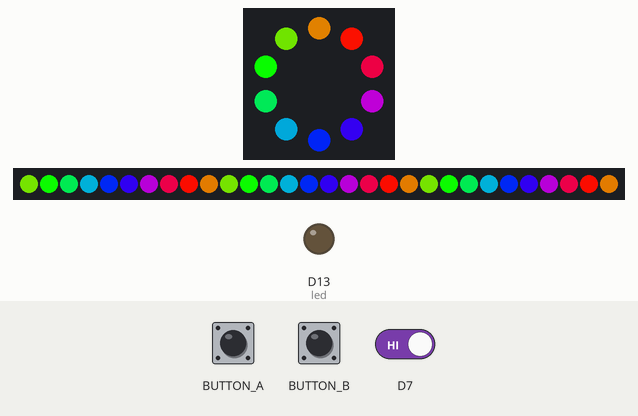
Recording of a program running on a simulated Circuit Playground running CircuitPython. Shown: the board's ring of 10 RGB LEDs (number 0 left of the top, counting anticlockwise), 30 RGB LEDs in strip order, left to right, output pins drawn as LEDs (lit = HIGH). The test bench sets the inputs (shaded band). The clock reads 2024-03-15 10:24:30 at power-on unless the program sets it.

Above: at 1.2 s.
1.3 s: slide switch moved to the right
At 1.78 s:
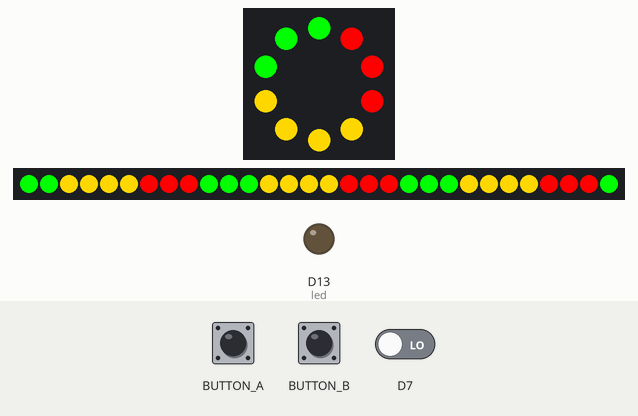
3.4 s: button A pressed for 0.15 s
At 3.69 s:
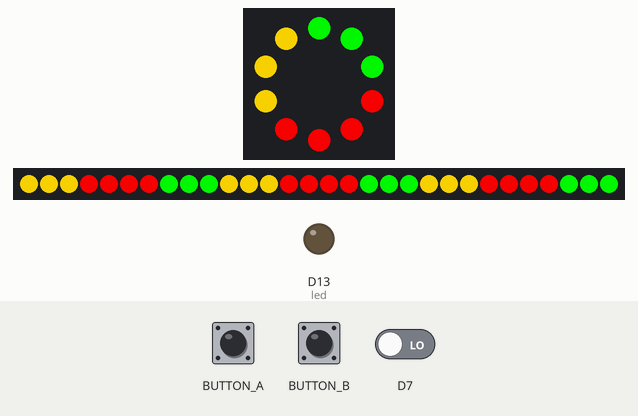
4.1 s: button B pressed for 0.15 s
At 4.67 s:
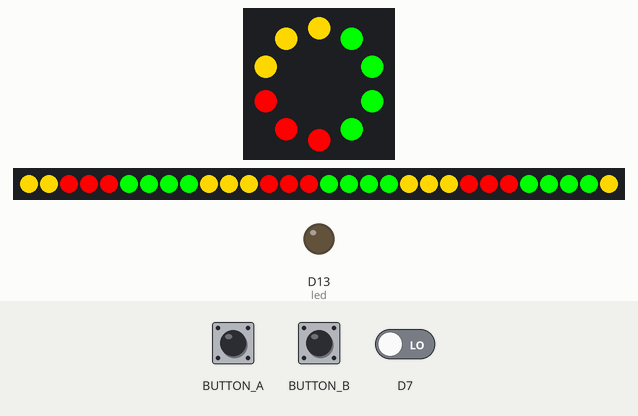
4.8 s: button A pressed for 1 s
At 6.01 s:
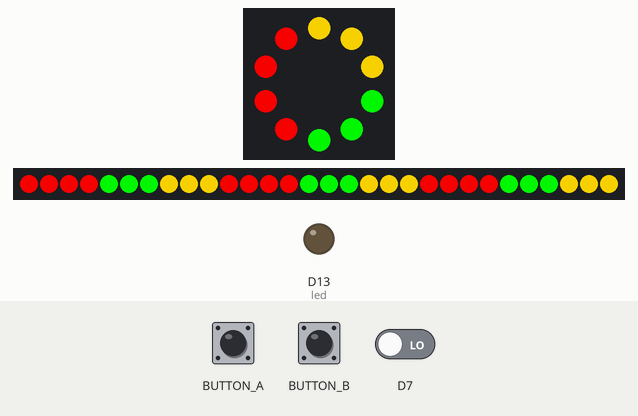
6.4 s: button B pressed for 1 s
At 8.12 s:
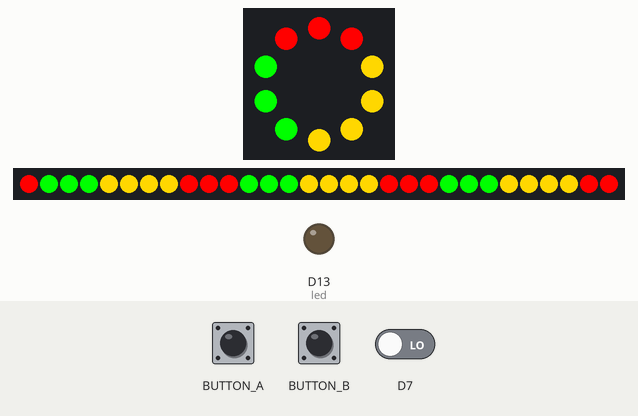
Timing chart, 0 to 9.0 s (numbered marks = the images above; inputs shaded):
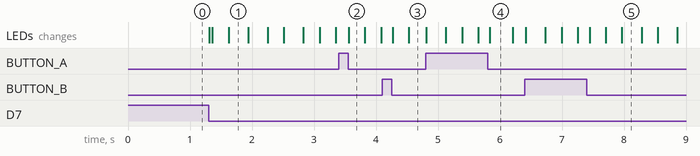

Measured:
- after the input at 1.3 s, the LEDs: first change at once (image 1 shows a later state)

The program:

code.py
```python
import time

import adafruit_logging as logging
import board
import neopixel
from digitalio import DigitalInOut, Direction, Pull

from number_generator import NumberGenerator

MIN_BRIGHTNESS = 0.1
MAX_BRIGHTNESS = 1.0

SLOW_SPEED = 5

logger = logging.getLogger('desk_lamp')
logger.setLevel(logging.INFO)

BRIGHTNESS = "brightness"

preferences = {BRIGHTNESS: MAX_BRIGHTNESS}

num_onboard_pixels = 10
num_strip_pixels = 30

led = DigitalInOut(board.D13)
led.direction = Direction.OUTPUT

button_a = DigitalInOut(board.BUTTON_A)
button_a.switch_to_input(pull=Pull.DOWN)

button_b = DigitalInOut(board.BUTTON_B)
button_b.switch_to_input(pull=Pull.DOWN)

switch = DigitalInOut(board.D7)
switch.direction = Direction.INPUT
switch.pull = Pull.UP

onboard_pixels = neopixel.NeoPixel(board.NEOPIXEL, num_onboard_pixels,
                                   brightness=preferences[BRIGHTNESS], auto_write=False)
strip_pixels = neopixel.NeoPixel(board.A1, num_strip_pixels,
                                 brightness=preferences[BRIGHTNESS], auto_write=False)


def blink_led(times):
    for i in range(times):
        led.value = True
        time.sleep(0.1)
        led.value = False
        time.sleep(0.1)


def wheel(pos):
    # Input a value 0 to 255 to get a color value.
    # The colours are a transition r - g - b - back to r.
    if pos < 0 or pos > 255:
        return 0, 0, 0
    if pos < 85:
        return 255 - pos * 3, pos * 3, 0
    if pos < 170:
        pos -= 85
        return 0, 255 - pos * 3, pos * 3
    pos -= 170
    return pos * 3, 0, 255 - pos * 3


def christmas_wheel(pos):
    if pos < 85:
        return 255, 0, 0
    if pos < 170:
        return 0, 255, 0
    else:
        return 255, 215, 0


def brightness_down(brightness_value):
    if brightness_value > MIN_BRIGHTNESS:
        brightness_value -= 0.1

    return brightness_value


def brightness_up(brightness_value):
    if brightness_value < MAX_BRIGHTNESS:
        brightness_value += 0.1

    return brightness_value


def apply_brightness(pixels, brightness_value):
    pixels.brightness = preferences[BRIGHTNESS]


def update_pixels(pixels, iteration, pixel_count):
    for i in range(pixel_count):
        rc_index = (i * 256 // num_onboard_pixels) + iteration

        if switch.value:
            pixels[i] = wheel(rc_index & 255)
        else:
            pixels[i] = christmas_wheel(rc_index & 255)

    pixels.show()


def rainbow_cycle():
    global preferences
    ng = NumberGenerator(0, 256)

    for j in iter(ng):
        initial_a = button_a.value
        initial_b = button_b.value

        update_pixels(onboard_pixels, j, num_onboard_pixels)
        update_pixels(strip_pixels, j, num_strip_pixels)

        if not button_a.value and initial_a:
            preferences[BRIGHTNESS] = brightness_down(preferences[BRIGHTNESS])

        if not button_b.value and initial_b:
            preferences[BRIGHTNESS] = brightness_up(preferences[BRIGHTNESS])

        apply_brightness(onboard_pixels, preferences[BRIGHTNESS])
        apply_brightness(strip_pixels, preferences[BRIGHTNESS])


while True:
    rainbow_cycle()
```

number_generator.py
```python
class NumberGenerator:
    def __init__(self, min_value, max_value):
        self.min_value = min_value
        self.max_value = max_value
        self.val = min_value

    def __iter__(self):
        self.started = False

        return self

    def __next__(self):
        if not self.started:
            self.started = True
        else:
            tmp_val = self.val + 1

            if tmp_val > self.max_value:
                tmp_val = self.min_value

            self.val = tmp_val

        return self.val
```
